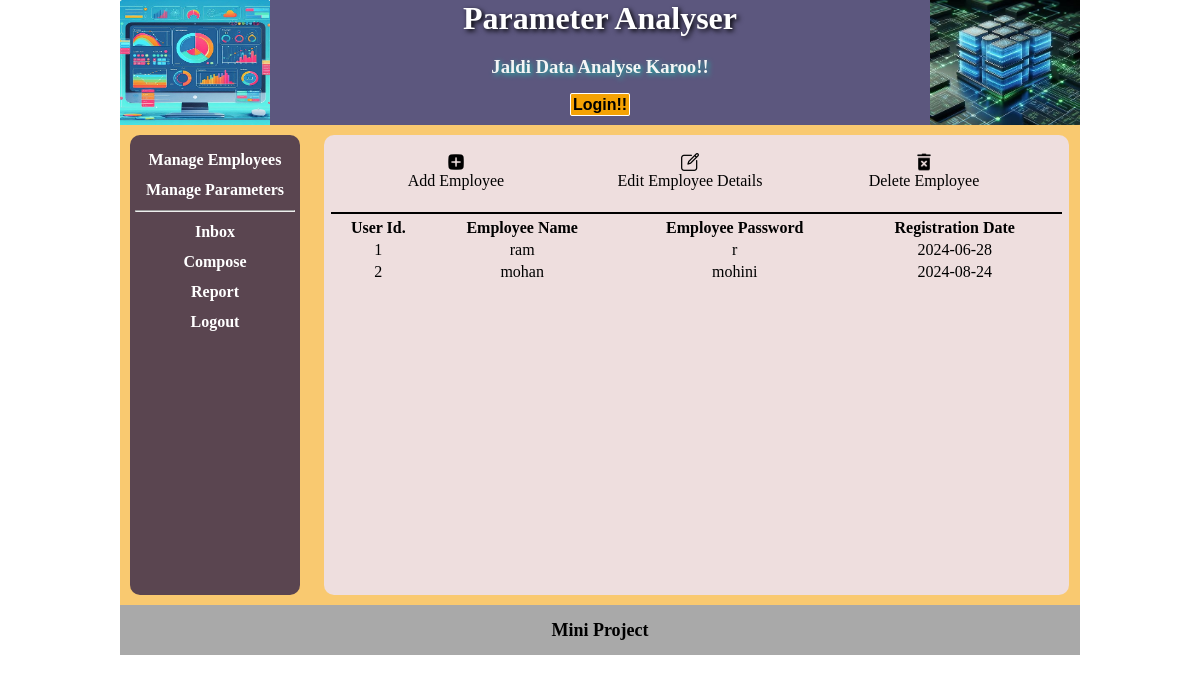
The app's page /manageEmp.php with its own data.
### tables this page shows
CREATE TABLE IF NOT EXISTS `user_info` (
  `uid` int(11) NOT NULL AUTO_INCREMENT,
  `user_name` varchar(30) NOT NULL,
  `user_pass` varchar(16) NOT NULL,
  `user_type` varchar(5) NOT NULL,
  `login_date` date NOT NULL,
  PRIMARY KEY (`uid`)
);

### manageEmp.php (the view)
<?php
require_once("header.php");
?>
<div id="content">
    <div id="adminArea">
        <div id="leftContent">
            <?php
            require_once("adminMenu.php");
            ?>
        </div>
        <div id="rightContent">
            <div id="manageEmpNavbar">
                <ul>
                    <li><a href="createUserForm.php"><img src="./images/add.png"> Add Employee </a></li>
                    <li><a href="updateUserForm.php"><img src="./images/edit.png"> Edit Employee Details </a> </li>
                    <li><a href="deleteUserForm.php"><img src="./images/delete.png"> Delete Employee </a></li>
                </ul>
            </div>
            <?php
            require_once("dbconnect.php");
            $query = "select * from user_info where user_type='user'";
            $result = mysqli_query($con, $query) or die('Fetch data error');
            echo ("<table border='0' id='showData'>");
            echo ("<tr>
                    <th> User Id. </th>
                    <th> Employee Name </th>
                    <th> Employee Password</th>
                    <th>Registration Date </th></tr>");
            $cnt = 0;
            while ($row = mysqli_fetch_array($result)) {
                $cnt++;
                echo ("<tr>");
                echo ("<td>");
                echo ($cnt);
                echo ("</td>");
                echo ("<td>");
                echo ($row["user_name"]);
                echo ("</td>");
                echo ("<td>");
                echo ($row["user_pass"]);
                echo ("</td>");
                echo ("<td>");
                echo ($row["login_date"]);
                echo ("</td>");
                echo ("<td>");
                echo ("</tr>");
            }
            echo ("</table>");
            ?>
        </div>
    </div>
</div>
<?php
require_once("footer.php");
?>

### header.php (shortened to what this page needs)
<html>
<head>
    <link href="./css/style.css" rel="stylesheet" type="text/css">
</head>
<body>
    <main>
        <header>
            <div id="leftLogo">
                <a href="./index.php">
                    <img src="./images/leftLogo.jpg">
                </a>
            </div>
            <div id="title">
                <h1>Parameter Analyser</h1>
                <h3>Jaldi Data Analyse Karoo!! </h3>
                <div id="loginUser">
                    <?php
                    if (isset($_SESSION["uname"])) {
                        echo ("Welcome " . $_SESSION["uname"]);
                        echo ("&nbsp");
                        echo ("<a href='logout.php'>Logout!!</a>");
                    } else {
                        echo ("<a href='loginForm.php'>Login!!</a>");
                    }
                    ?>
                </div>
            </div>
            <div id="rightLogo">
                <img src="./images/rightLogo.jpg">
            </div>
        </header>

### adminMenu.php
<ul>
    <li><a href="manageEmp.php">Manage Employees</a></li>
    <li><a href="manageParam.php">Manage Parameters</a></li>
    <hr>
    <li><a href="adminInbox.php"> Inbox</a> </li>
    <li><a href="adminCompose.php"> Compose</a> </li>
    <li><a href="#"> Report</a> </li>
    <li><a href="logout.php">Logout</a></li>
</ul>

### footer.php
<footer>Mini Project
</footer>
</main>
</body>
</html>

### css/style.css (style rules this page uses)
body { margin: 0px; padding: 0px; }
a { text-decoration: none; }
main { width:960px; min-height: 650px; margin: 0px auto; }
footer { height: 50px; background-color: darkgray; color: black; font-weight: bold; text-align: center; font-size: 18px; line-height: 50px; }
header { height: 125px; background-color: rgba(15, 8, 66, 0.678); }
#content { min-height: 475px; background-color: #f5a00390; }
#title { width: 660px; float: left; }
#title h1 { color: white; text-align: center; text-shadow: 2px 2px 5px black; margin: 0px; }
#title h3 { color: whitesmoke; text-align: center; text-shadow: 2px 2px 5px lightseagreen; }
#loginUser { color: white; text-align:center; font-weight: bold; font-family: 'Trebuchet MS', 'Lucida Sans Unicode', 'Lucida Grande', 'Lucida Sans', Arial, sans-serif; text-shadow: 2px 2px 5px lightseagreen; }
#loginUser a { background-color: #F5A203; padding: 2px; border: 1px solid white; border-radius: 2px; color: black; text-shadow: none; }
#leftLogo,#rightLogo { float: left; width: 150px; height: 125px; }
#leftLogo img,#rightLogo img { width: 100%; height: 100%; }
#leftContent { width: 170px; margin: 10px; display:inline-block; box-sizing: border-box; background-color: rgba(15, 8, 66, 0.678); vertical-align: top; min-height: 460px; color: white; font-weight: bold; border-radius: 10px; }
#rightContent { margin: 10px; padding: 5px; width: 745px; display: inline-block; background-color: rgb(238, 222, 222); box-sizing: border-box; vertical-align: top; min-height: 460px; border-radius: 10px; }
#leftContent ul { margin: 0px; padding: 5px; }
#leftContent ul li { list-style-type: none; display: block; text-align: center; width: 100%; height: 20px; padding: 0px; margin: 10px 0px; font-size: 16px; line-height: 20px; }
#leftContent ul li a { color: white; display: block; }
#manageEmpNavbar ul,#manageParamNavbar ul { list-style: none; margin: 2px; padding: 10px; box-sizing: border-box; border-bottom:2px solid black ; }
#manageEmpNavbar ul li,#manageParamNavbar ul li { list-style: none; margin: 0px 5px; width: 220px; height: 50px; vertical-align: middle; text-align: center; display: inline-block; }
#manageEmpNavbar ul li a,#manageParamNavbar ul li a { color: black; display: block; }
#manageEmpNavbar ul li img,#manageParamNavbar ul li img { color: black; margin: 0px auto; height: 20px; display: block; }
#showData,#showParam { width: 100%; }
#showData td,#showParam td { text-align: center; }

### records on screen
user_info: user_name "ram", user_pass "r", login_date "2024-06-28"
user_info: user_name "mohan", user_pass "mohini", login_date "2024-08-24"
